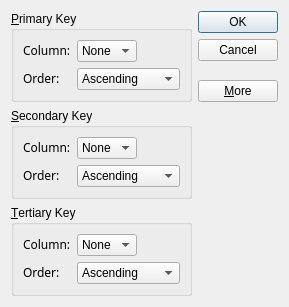
<?xml version="1.0" encoding="UTF-8"?>
<ui version="4.0">
 <class>GDialogSort</class>
 <widget class="QDialog" name="GDialogSort">
  <property name="geometry">
   <rect>
    <x>0</x>
    <y>0</y>
    <width>282</width>
    <height>304</height>
   </rect>
  </property>
  <property name="windowTitle">
   <string>Sort</string>
  </property>
  <layout class="QGridLayout">
   <item row="0" column="0">
    <widget class="QGroupBox" name="primaryGroupBox">
     <property name="title">
      <string>&amp;Primary Key</string>
     </property>
     <layout class="QGridLayout">
      <item row="0" column="0">
       <widget class="QLabel" name="primaryColumnLabel">
        <property name="text">
         <string>&lt;html&gt;&lt;head&gt;&lt;meta name=&quot;qrichtext&quot; content=&quot;1&quot; /&gt;&lt;/head&gt;&lt;body style=&quot; white-space: pre-wrap; font-family:Sans Serif; font-weight:400; font-style:normal; text-decoration:none;&quot;&gt;&lt;p style=&quot; margin-top:0px; margin-bottom:0px; margin-left:0px; margin-right:0px; -qt-block-indent:0; text-indent:0px;&quot;&gt;Column:&lt;/p&gt;&lt;/body&gt;&lt;/html&gt;</string>
        </property>
       </widget>
      </item>
      <item row="0" column="1">
       <widget class="QComboBox" name="primaryColumnCombo">
        <item>
         <property name="text">
          <string>None</string>
         </property>
        </item>
       </widget>
      </item>
      <item row="0" column="2">
       <spacer>
        <property name="orientation">
         <enum>Qt::Horizontal</enum>
        </property>
        <property name="sizeHint" stdset="0">
         <size>
          <width>31</width>
          <height>20</height>
         </size>
        </property>
       </spacer>
      </item>
      <item row="1" column="0">
       <widget class="QLabel" name="primaryOrderLabel">
        <property name="text">
         <string>&lt;html&gt;&lt;head&gt;&lt;meta name=&quot;qrichtext&quot; content=&quot;1&quot; /&gt;&lt;/head&gt;&lt;body style=&quot; white-space: pre-wrap; font-family:Sans Serif; font-weight:400; font-style:normal; text-decoration:none;&quot;&gt;&lt;p style=&quot; margin-top:0px; margin-bottom:0px; margin-left:0px; margin-right:0px; -qt-block-indent:0; text-indent:0px;&quot;&gt;Order:&lt;/p&gt;&lt;/body&gt;&lt;/html&gt;</string>
        </property>
       </widget>
      </item>
      <item row="1" column="1" colspan="2">
       <widget class="QComboBox" name="primaryOrderCombo">
        <item>
         <property name="text">
          <string>Ascending</string>
         </property>
        </item>
        <item>
         <property name="text">
          <string>Descending</string>
         </property>
        </item>
       </widget>
      </item>
     </layout>
    </widget>
   </item>
   <item row="0" column="1" rowspan="2">
    <layout class="QVBoxLayout">
     <item>
      <widget class="QPushButton" name="okButton">
       <property name="text">
        <string>OK</string>
       </property>
       <property name="default">
        <bool>true</bool>
       </property>
      </widget>
     </item>
     <item>
      <widget class="QPushButton" name="cancelButton">
       <property name="text">
        <string>Cancel</string>
       </property>
      </widget>
     </item>
     <item>
      <spacer>
       <property name="orientation">
        <enum>Qt::Vertical</enum>
       </property>
       <property name="sizeHint" stdset="0">
        <size>
         <width>20</width>
         <height>0</height>
        </size>
       </property>
      </spacer>
     </item>
     <item>
      <widget class="QPushButton" name="moreButton">
       <property name="text">
        <string>&amp;More</string>
       </property>
       <property name="checkable">
        <bool>true</bool>
       </property>
      </widget>
     </item>
    </layout>
   </item>
   <item row="1" column="0">
    <spacer>
     <property name="orientation">
      <enum>Qt::Vertical</enum>
     </property>
     <property name="sizeType">
      <enum>QSizePolicy::Expanding</enum>
     </property>
     <property name="sizeHint" stdset="0">
      <size>
       <width>181</width>
       <height>31</height>
      </size>
     </property>
    </spacer>
   </item>
   <item row="2" column="0">
    <widget class="QGroupBox" name="secondaryGroupBox">
     <property name="title">
      <string>&amp;Secondary Key</string>
     </property>
     <layout class="QGridLayout">
      <item row="0" column="0">
       <widget class="QLabel" name="secondaryColumnLabel">
        <property name="text">
         <string>&lt;html&gt;&lt;head&gt;&lt;meta name=&quot;qrichtext&quot; content=&quot;1&quot; /&gt;&lt;/head&gt;&lt;body style=&quot; white-space: pre-wrap; font-family:Sans Serif; font-weight:400; font-style:normal; text-decoration:none;&quot;&gt;&lt;p style=&quot; margin-top:0px; margin-bottom:0px; margin-left:0px; margin-right:0px; -qt-block-indent:0; text-indent:0px;&quot;&gt;Column:&lt;/p&gt;&lt;/body&gt;&lt;/html&gt;</string>
        </property>
       </widget>
      </item>
      <item row="0" column="1">
       <widget class="QComboBox" name="secondaryColumnCombo">
        <item>
         <property name="text">
          <string>None</string>
         </property>
        </item>
       </widget>
      </item>
      <item row="0" column="2">
       <spacer>
        <property name="orientation">
         <enum>Qt::Horizontal</enum>
        </property>
        <property name="sizeHint" stdset="0">
         <size>
          <width>31</width>
          <height>20</height>
         </size>
        </property>
       </spacer>
      </item>
      <item row="1" column="0">
       <widget class="QLabel" name="secondaryOrderLabel">
        <property name="text">
         <string>&lt;html&gt;&lt;head&gt;&lt;meta name=&quot;qrichtext&quot; content=&quot;1&quot; /&gt;&lt;/head&gt;&lt;body style=&quot; white-space: pre-wrap; font-family:Sans Serif; font-weight:400; font-style:normal; text-decoration:none;&quot;&gt;&lt;p style=&quot; margin-top:0px; margin-bottom:0px; margin-left:0px; margin-right:0px; -qt-block-indent:0; text-indent:0px;&quot;&gt;Order:&lt;/p&gt;&lt;/body&gt;&lt;/html&gt;</string>
        </property>
       </widget>
      </item>
      <item row="1" column="1" colspan="2">
       <widget class="QComboBox" name="secondaryOrderCombo">
        <item>
         <property name="text">
          <string>Ascending</string>
         </property>
        </item>
        <item>
         <property name="text">
          <string>Descending</string>
         </property>
        </item>
       </widget>
      </item>
     </layout>
    </widget>
   </item>
   <item row="3" column="0">
    <widget class="QGroupBox" name="tertiaryGroupBox">
     <property name="title">
      <string>&amp;Tertiary Key</string>
     </property>
     <layout class="QGridLayout">
      <item row="0" column="0">
       <widget class="QLabel" name="tertiaryColumnLabel">
        <property name="text">
         <string>&lt;html&gt;&lt;head&gt;&lt;meta name=&quot;qrichtext&quot; content=&quot;1&quot; /&gt;&lt;/head&gt;&lt;body style=&quot; white-space: pre-wrap; font-family:Sans Serif; font-weight:400; font-style:normal; text-decoration:none;&quot;&gt;&lt;p style=&quot; margin-top:0px; margin-bottom:0px; margin-left:0px; margin-right:0px; -qt-block-indent:0; text-indent:0px;&quot;&gt;Column:&lt;/p&gt;&lt;/body&gt;&lt;/html&gt;</string>
        </property>
       </widget>
      </item>
      <item row="0" column="1">
       <widget class="QComboBox" name="tertiaryColumnCombo">
        <item>
         <property name="text">
          <string>None</string>
         </property>
        </item>
       </widget>
      </item>
      <item row="0" column="2">
       <spacer>
        <property name="orientation">
         <enum>Qt::Horizontal</enum>
        </property>
        <property name="sizeHint" stdset="0">
         <size>
          <width>31</width>
          <height>20</height>
         </size>
        </property>
       </spacer>
      </item>
      <item row="1" column="0">
       <widget class="QLabel" name="tertiaryOrderLabel">
        <property name="text">
         <string>&lt;html&gt;&lt;head&gt;&lt;meta name=&quot;qrichtext&quot; content=&quot;1&quot; /&gt;&lt;/head&gt;&lt;body style=&quot; white-space: pre-wrap; font-family:Sans Serif; font-weight:400; font-style:normal; text-decoration:none;&quot;&gt;&lt;p style=&quot; margin-top:0px; margin-bottom:0px; margin-left:0px; margin-right:0px; -qt-block-indent:0; text-indent:0px;&quot;&gt;Order:&lt;/p&gt;&lt;/body&gt;&lt;/html&gt;</string>
        </property>
       </widget>
      </item>
      <item row="1" column="1" colspan="2">
       <widget class="QComboBox" name="tertiaryOrderCombo">
        <item>
         <property name="text">
          <string>Ascending</string>
         </property>
        </item>
        <item>
         <property name="text">
          <string>Descending</string>
         </property>
        </item>
       </widget>
      </item>
     </layout>
    </widget>
   </item>
  </layout>
 </widget>
 <tabstops>
  <tabstop>primaryColumnCombo</tabstop>
  <tabstop>primaryOrderCombo</tabstop>
  <tabstop>secondaryColumnCombo</tabstop>
  <tabstop>secondaryOrderCombo</tabstop>
  <tabstop>tertiaryColumnCombo</tabstop>
  <tabstop>tertiaryOrderCombo</tabstop>
  <tabstop>okButton</tabstop>
  <tabstop>cancelButton</tabstop>
  <tabstop>moreButton</tabstop>
 </tabstops>
 <resources/>
 <connections>
  <connection>
   <sender>moreButton</sender>
   <signal>toggled(bool)</signal>
   <receiver>secondaryGroupBox</receiver>
   <slot>setVisible(bool)</slot>
   <hints>
    <hint type="sourcelabel">
     <x>295</x>
     <y>158</y>
    </hint>
    <hint type="destinationlabel">
     <x>104</x>
     <y>166</y>
    </hint>
   </hints>
  </connection>
  <connection>
   <sender>moreButton</sender>
   <signal>toggled(bool)</signal>
   <receiver>tertiaryGroupBox</receiver>
   <slot>setVisible(bool)</slot>
   <hints>
    <hint type="sourcelabel">
     <x>240</x>
     <y>141</y>
    </hint>
    <hint type="destinationlabel">
     <x>170</x>
     <y>307</y>
    </hint>
   </hints>
  </connection>
  <connection>
   <sender>okButton</sender>
   <signal>clicked()</signal>
   <receiver>GDialogSort</receiver>
   <slot>accept()</slot>
   <hints>
    <hint type="sourcelabel">
     <x>257</x>
     <y>25</y>
    </hint>
    <hint type="destinationlabel">
     <x>283</x>
     <y>268</y>
    </hint>
   </hints>
  </connection>
  <connection>
   <sender>cancelButton</sender>
   <signal>clicked()</signal>
   <receiver>GDialogSort</receiver>
   <slot>reject()</slot>
   <hints>
    <hint type="sourcelabel">
     <x>225</x>
     <y>56</y>
    </hint>
    <hint type="destinationlabel">
     <x>264</x>
     <y>335</y>
    </hint>
   </hints>
  </connection>
 </connections>
</ui>
